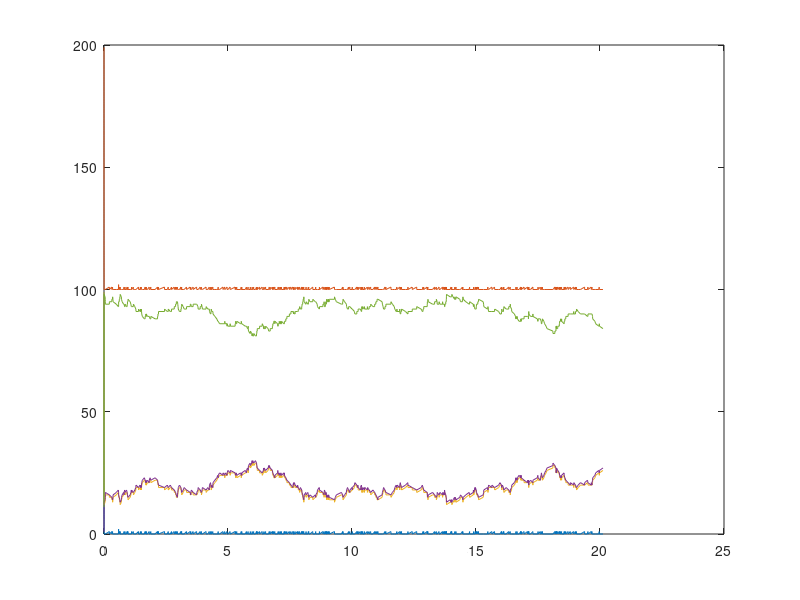

MATLAB code to generate this figure:
%10/11
clear

num_a=100; %set number of different kinds of molecules
num_b=200;
num_c=100;
num_ab=1;
num_abc=10;
r1=1; %set different probability per unit time for 
r2=0.5; %different reactions, r1,2,3,4.
r3=0.3;
r4=0.1;
Tmax=20; %maximum time for all the reaction
t=0; %time
result_list=zeros(1,6);
i=0; %number of events

%%An event-driven simulation
while t<Tmax
%     if num_abc>50 %An alterlate option for a catalyst
%         r4=0.2;
%     end
    
%     if t>4.5  %An alterlate option for a catalyst
%         r2=1;
%     end
    i=i+1; 
    t1=-(log(rand))/(r1*num_a*num_b); %creating exponential distributed
    t2=-(log(rand))/(r2*num_ab); %random variables by different  
    t3=-(log(rand))/(r3*num_a*num_b*num_c); %probability per unit time
    t4=-(log(rand))/(r4*num_abc);
    tlist=[t1 t2 t3 t4];
    
    [t_event i_event]=min(tlist); %choose the first event that happens to happen
    
    if i_event ==1
        %first reaction: a+b->ab
        num_a=num_a-1;
        num_b=num_b-1;
        num_ab=num_ab+1;
        t=t+t1;
    elseif i_event==2     
        %second reaction: ab->a+b
        num_a=num_a+1;
        num_b=num_b+1;
        num_ab=num_ab-1;
        t=t+t2;
    elseif i_event==3 
        %third reaction: a+b+c->abc
        num_a=num_a-1;
        num_b=num_b-1;
        num_c=num_c-1;
        num_abc=num_abc+1;
        t=t+t3;  
    else 
        %fourth reaction: abc->ab+c
        num_abc=num_abc-1;
        num_ab=num_ab+1;
        num_c=num_c+1;
        t=t+t4;
    end
    result_list(i,:)=[t num_a num_b num_c num_ab num_abc];
end
%%plot results
for j =1:5
    plot(result_list(:,1),result_list(:,j+1));
    hold on
end
